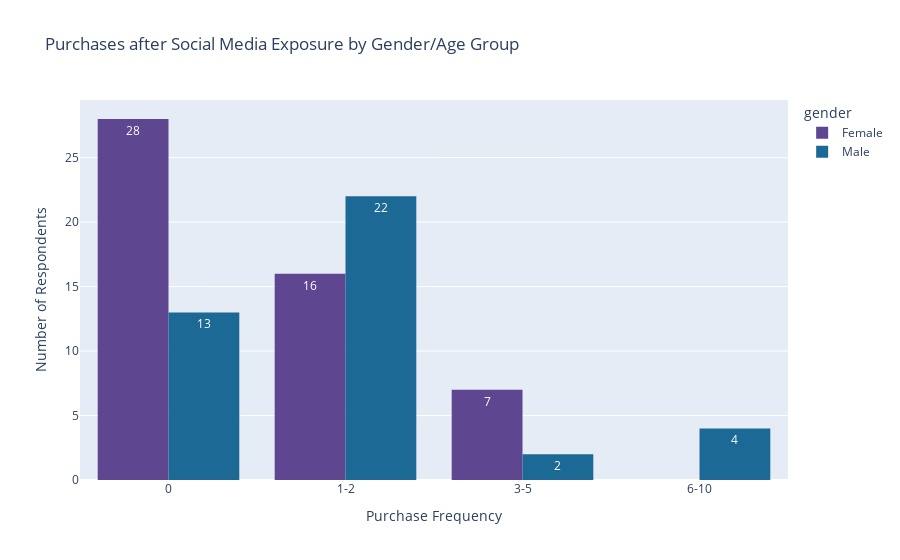

This figure's notebook cell:
### Markdown cell above
#### **1. Purchase Frequency and Most used platform**

### Code cell
### ERROR
# df is the dataframe to be used->
# Define relevant columns
purchase_col = "purchased_after_seeing_on_social_media"
group_col = "gender"  # Change to "Age Group" if needed

# Group by purchase column and gender, then count occurrences
grouped_df = df.groupby([purchase_col, group_col]).size().reset_index(name='count')
# Create bar chart using Plotly with custom colors
custom_colors = px.colors.qualitative.Prism  # Updated to a different color scheme
fig = px.bar(grouped_df, x=purchase_col, y='count', color=group_col, text='count',
             title="Purchases after Social Media Exposure by Gender/Age Group", 
             labels={purchase_col: "Purchase Frequency", "count": "Number of Respondents"}, 
             barmode='group', color_discrete_sequence=custom_colors)

# Remove bar outlines
fig.update_traces(marker=dict(line=dict(width=0)))

# Show plot
fig.show()

### Figure 1 — Plotly figure (JSON) as saved in the notebook; plotly's stock layout.template omitted (floating-point values rounded to 4 significant figures)
{"data": [{"alignmentgroup": "True", "hovertemplate": "gender=Female<br>Purchase Frequency=%{x}<br>Number of Respondents=%{text}<extra></extra>", "legendgroup": "Female", "marker": {"color": "rgb(95, 70, 144)", "line": {"width": 0}, "pattern": {"shape": ""}}, "name": "Female", "offsetgroup": "Female", "orientation": "v", "showlegend": true, "text": [28, 16, 7], "textposition": "auto", "type": "bar", "x": ["0", "1-2", "3-5"], "xaxis": "x", "y": [28, 16, 7], "yaxis": "y"}, {"alignmentgroup": "True", "hovertemplate": "gender=Male<br>Purchase Frequency=%{x}<br>Number of Respondents=%{text}<extra></extra>", "legendgroup": "Male", "marker": {"color": "rgb(29, 105, 150)", "line": {"width": 0}, "pattern": {"shape": ""}}, "name": "Male", "offsetgroup": "Male", "orientation": "v", "showlegend": true, "text": [13, 22, 2, 4], "textposition": "auto", "type": "bar", "x": ["0", "1-2", "3-5", "6-10"], "xaxis": "x", "y": [13, 22, 2, 4], "yaxis": "y"}], "layout": {"barmode": "group", "legend": {"title": {"text": "gender"}, "tracegroupgap": 0}, "title": {"text": "Purchases after Social Media Exposure by Gender/Age Group"}, "xaxis": {"anchor": "y", "domain": [0, 1], "title": {"text": "Purchase Frequency"}}, "yaxis": {"anchor": "x", "domain": [0, 1], "title": {"text": "Number of Respondents"}}}}
